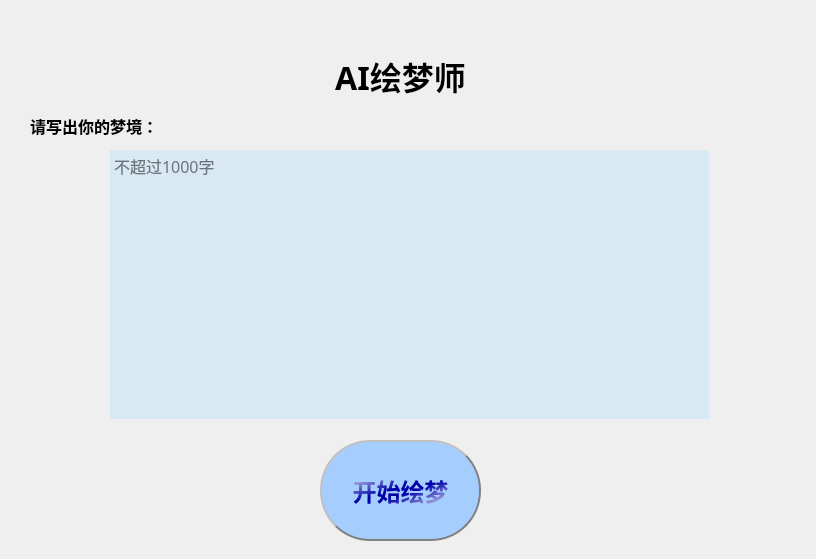
<?xml version="1.0" encoding="UTF-8"?>
<ui version="4.0">
 <class>DreamPainter</class>
 <widget class="QWidget" name="DreamPainter">
  <property name="geometry">
   <rect>
    <x>0</x>
    <y>0</y>
    <width>816</width>
    <height>559</height>
   </rect>
  </property>
  <property name="minimumSize">
   <size>
    <width>816</width>
    <height>559</height>
   </size>
  </property>
  <property name="maximumSize">
   <size>
    <width>816</width>
    <height>559</height>
   </size>
  </property>
  <property name="font">
   <font>
    <family>宋体</family>
    <pointsize>18</pointsize>
    <weight>75</weight>
    <bold>true</bold>
   </font>
  </property>
  <property name="windowTitle">
   <string>AI绘梦师</string>
  </property>
  <property name="windowIcon">
   <iconset>
    <normaloff>../picture/title.ico</normaloff>../picture/title.ico</iconset>
  </property>
  <widget class="QLabel" name="DreamLabel">
   <property name="geometry">
    <rect>
     <x>30</x>
     <y>110</y>
     <width>171</width>
     <height>31</height>
    </rect>
   </property>
   <property name="font">
    <font>
     <family>宋体</family>
     <pointsize>12</pointsize>
     <weight>75</weight>
     <bold>true</bold>
    </font>
   </property>
   <property name="text">
    <string>请写出你的梦境：</string>
   </property>
  </widget>
  <widget class="QTextEdit" name="DreamText">
   <property name="geometry">
    <rect>
     <x>110</x>
     <y>150</y>
     <width>599</width>
     <height>269</height>
    </rect>
   </property>
   <property name="font">
    <font>
     <family>宋体</family>
     <pointsize>12</pointsize>
     <weight>50</weight>
     <italic>false</italic>
     <bold>false</bold>
    </font>
   </property>
   <property name="styleSheet">
    <string notr="true">font: 12pt &quot;宋体&quot;;
background-color: rgb(143, 212, 255,60);
color: rgb(0, 0, 0);
border:0px;</string>
   </property>
   <property name="html">
    <string>&lt;!DOCTYPE HTML PUBLIC &quot;-//W3C//DTD HTML 4.0//EN&quot; &quot;http://www.w3.org/TR/REC-html40/strict.dtd&quot;&gt;
&lt;html&gt;&lt;head&gt;&lt;meta name=&quot;qrichtext&quot; content=&quot;1&quot; /&gt;&lt;style type=&quot;text/css&quot;&gt;
p, li { white-space: pre-wrap; }
&lt;/style&gt;&lt;/head&gt;&lt;body style=&quot; font-family:'宋体'; font-size:12pt; font-weight:400; font-style:normal;&quot;&gt;
&lt;p style=&quot;-qt-paragraph-type:empty; margin-top:0px; margin-bottom:0px; margin-left:0px; margin-right:0px; -qt-block-indent:0; text-indent:0px;&quot;&gt;&lt;br /&gt;&lt;/p&gt;&lt;/body&gt;&lt;/html&gt;</string>
   </property>
   <property name="placeholderText">
    <string>不超过1000字</string>
   </property>
  </widget>
  <widget class="QLabel" name="title">
   <property name="geometry">
    <rect>
     <x>280</x>
     <y>40</y>
     <width>241</width>
     <height>71</height>
    </rect>
   </property>
   <property name="font">
    <font>
     <family>宋体</family>
     <pointsize>24</pointsize>
     <weight>75</weight>
     <bold>true</bold>
    </font>
   </property>
   <property name="text">
    <string>AI绘梦师</string>
   </property>
   <property name="alignment">
    <set>Qt::AlignCenter</set>
   </property>
  </widget>
  <widget class="QPushButton" name="start">
   <property name="geometry">
    <rect>
     <x>320</x>
     <y>440</y>
     <width>161</width>
     <height>101</height>
    </rect>
   </property>
   <property name="font">
    <font>
     <family>宋体</family>
     <pointsize>18</pointsize>
     <weight>75</weight>
     <bold>true</bold>
    </font>
   </property>
   <property name="styleSheet">
    <string notr="true">/*按钮普通态*/
QPushButton
{
background-color: rgb(165, 206, 255);
color: qlineargradient(spread:reflect, x1:0.512, y1:0.472091, x2:1, y2:1, stop:0.124378 rgba(0, 0, 165, 255), stop:1 rgba(255, 255, 255, 255));  
border-radius: 50px;  border: 2px groove gray;
border-style: outset;
}

/*按钮停留态*/
QPushButton:hover
{
    /*背景颜色*/  
    background-color:rgb(44 , 137 , 255);
}

/*按钮按下态*/
QPushButton:pressed
{
    /*背景颜色*/  
    background-color:rgb(14 , 135 , 228);
    /*左内边距为3像素，让按下时字向右移动3像素*/  
    padding-left:3px;
    /*上内边距为3像素，让按下时字向下移动3像素*/  
    padding-top:3px;
}</string>
   </property>
   <property name="text">
    <string>开始绘梦</string>
   </property>
  </widget>
  <widget class="QLabel" name="background">
   <property name="geometry">
    <rect>
     <x>0</x>
     <y>0</y>
     <width>821</width>
     <height>561</height>
    </rect>
   </property>
   <property name="styleSheet">
    <string notr="true">border-image: url(&quot;./picture/dream.jpg&quot;);</string>
   </property>
   <property name="text">
    <string/>
   </property>
  </widget>
  <zorder>background</zorder>
  <zorder>DreamLabel</zorder>
  <zorder>DreamText</zorder>
  <zorder>title</zorder>
  <zorder>start</zorder>
 </widget>
 <resources/>
 <connections/>
</ui>
